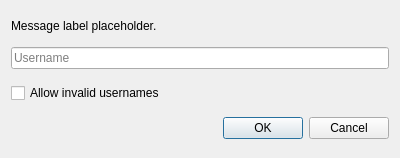
<?xml version="1.0" encoding="UTF-8"?>
<ui version="4.0">
    <class>ChooseOfflineNameDialog</class>
    <widget class="QDialog" name="ChooseOfflineNameDialog">
        <property name="geometry">
            <rect>
                <x>0</x>
                <y>0</y>
                <width>400</width>
                <height>158</height>
            </rect>
        </property>
        <property name="windowTitle">
            <string>Choose Offline Name</string>
        </property>
        <layout class="QVBoxLayout" name="verticalLayout">
            <item>
                <widget class="QLabel" name="label">
                    <property name="sizePolicy">
                        <sizepolicy hsizetype="Fixed" vsizetype="Fixed">
                            <horstretch>0</horstretch>
                            <verstretch>0</verstretch>
                        </sizepolicy>
                    </property>
                    <property name="text">
                        <string>Message label placeholder.</string>
                    </property>
                </widget>
            </item>
            <item>
                <widget class="QLineEdit" name="usernameTextBox">
                    <property name="placeholderText">
                        <string>Username</string>
                    </property>
                </widget>
            </item>
            <item>
                <widget class="QCheckBox" name="allowInvalidUsernames">
                    <property name="toolTip">
                        <string>A username is valid only if it is from 3 to 16 characters in length, uses English
                            letters, numbers, and underscores. An invalid username may prevent joining servers and
                            singleplayer worlds.
                        </string>
                    </property>
                    <property name="text">
                        <string>Allow invalid usernames</string>
                    </property>
                </widget>
            </item>
            <item>
                <widget class="QDialogButtonBox" name="buttonBox">
                    <property name="standardButtons">
                        <set>QDialogButtonBox::StandardButton::Cancel|QDialogButtonBox::StandardButton::Ok</set>
                    </property>
                </widget>
            </item>
        </layout>
    </widget>
    <resources/>
    <connections/>
</ui>
